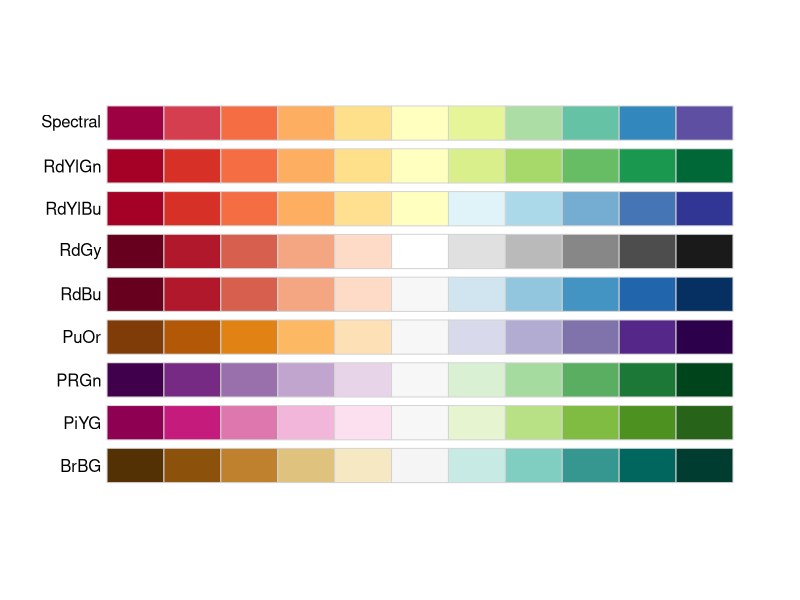
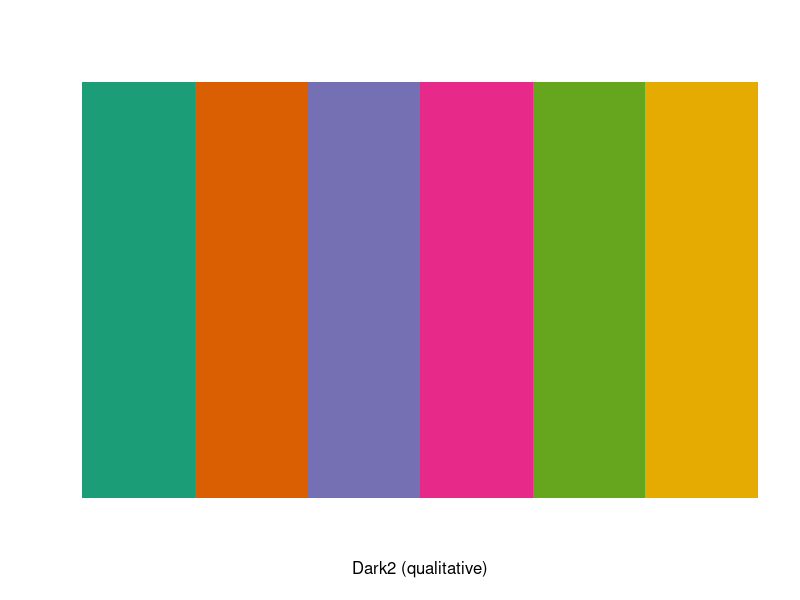
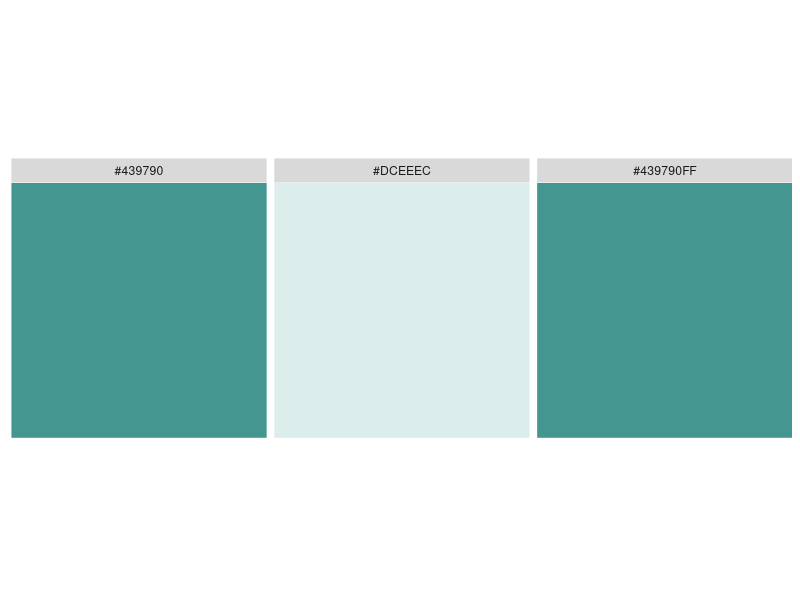
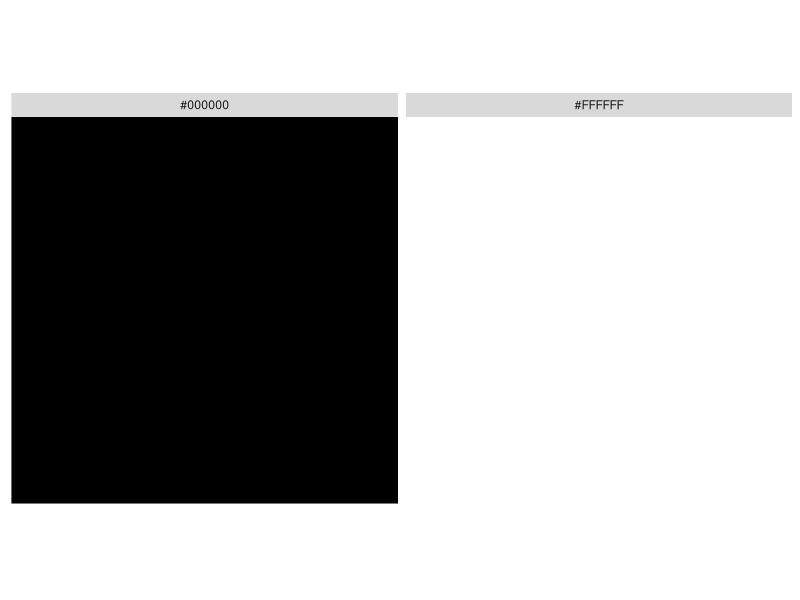
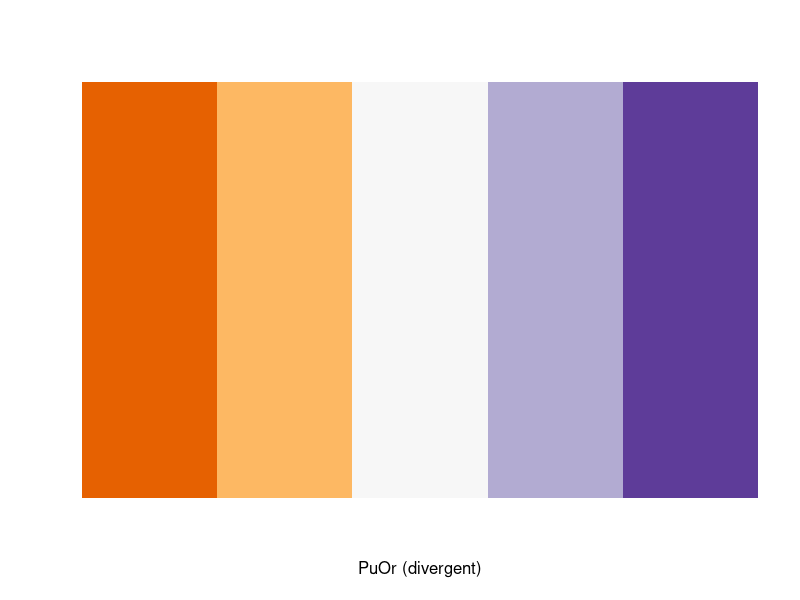
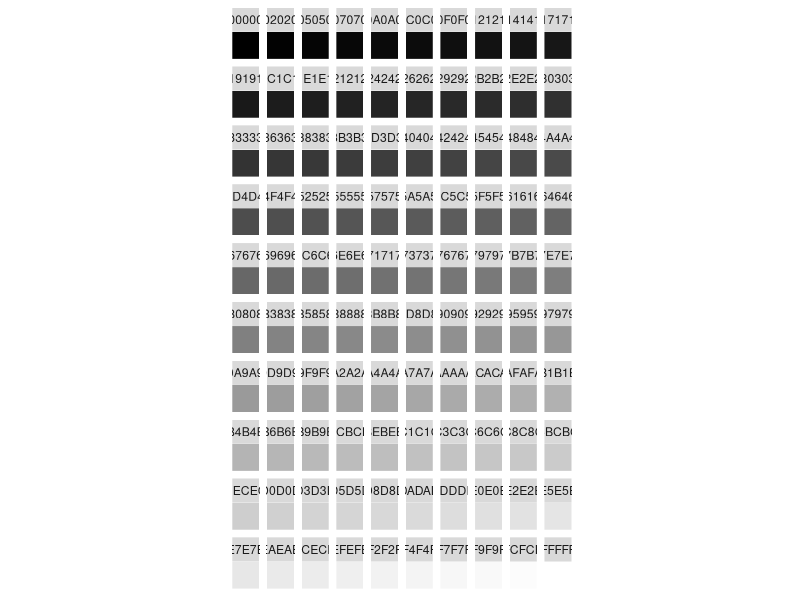
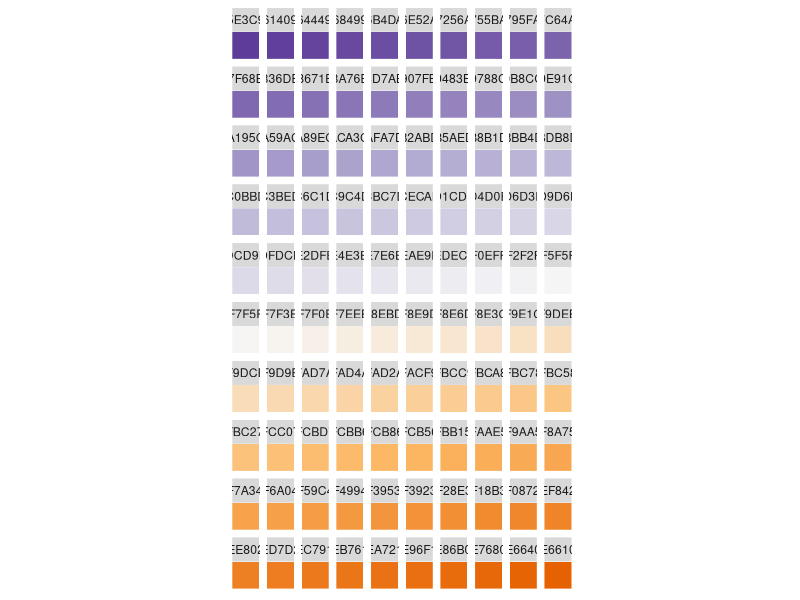
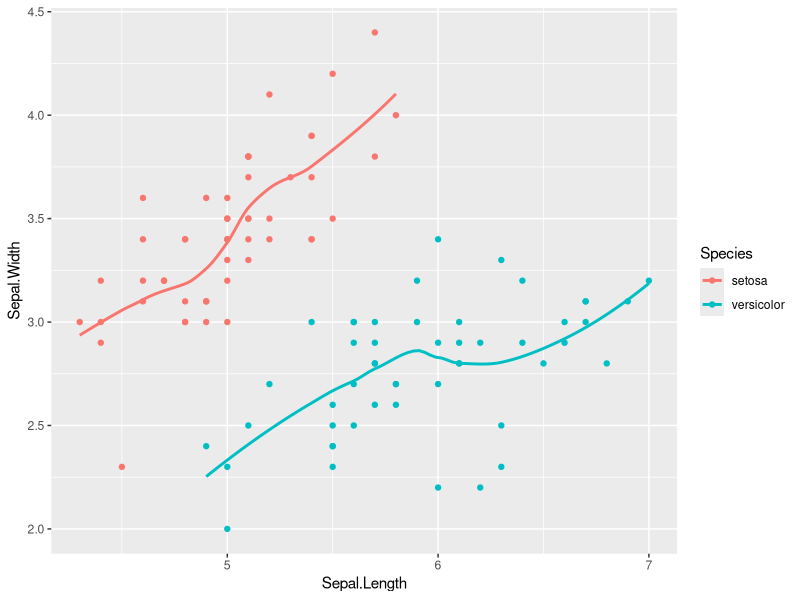

Recreate these plots in R, in order.
# Intro to ggplot2
# Rick Scavetta
# 24.06.2022
# DVwR-2206-IMPRS-LS-01

# packages
library(tidyverse)
library(RColorBrewer) # https://colorbrewer2.org/

# Looking at colours
display.brewer.all(type = "div")
display.brewer.pal(6, "Dark2")
brewer.pal(6, "Dark2")

# What is "#1B9E77"?
# This is a hexidecimal number (base-16)
# "#RRGGBB"
256 * 256 * 256 # ca 16.8 million colours

# base 10:
# 1-digit: 0-9 (10^1 = 10)
# 2-digits 00-99 (10^2 = 100)

# base 16:
# 1-digit: 0-9A-F (16^1 = 16)
# 2-digits 00-FF (16^2 = 256)

# "#RRGGBBAA" Alpha

myCol <- brewer.pal(6, "Dark2")
munsell::plot_hex(c("#439790", "#DCEEEC", 
                    "#439790FF")) # We can use the last two positions for transparency



munsell::plot_hex(c("#000000", "#FFFFFF"))

# Making colour gradients, e.g. in pheatmap::pheatmap():
rev(brewer.pal(5, "PuOr"))
display.brewer.pal(5, "PuOr")
class(mean)
myFun <- function(x) {
  x*2
}
myFun(2)

myPal <- colorRampPalette(c("#000000", "#FFFFFF"))
munsell::plot_hex(myPal(100))

myDiv <- colorRampPalette(rev(brewer.pal(5, "PuOr")))
myDiv(100)
munsell::plot_hex(myDiv(100))

# Plotting with ggplot2: Basic scatter plot
# Layer 1 - data
iris
# Layer 2 - Aesthetic mappings (x, y, color)
# Layer 3 - Geoms (?)

# What's the purpose of using a forward pipe operator (%>%)?
iris %>% 
  filter(Species != "virginica") %>% 
  ggplot(aes(Sepal.Length, Sepal.Width, color = Species)) +
  geom_point() +
  geom_smooth(se = FALSE)

# Without using the forward pipe operator?
ggplot(iris, aes(Sepal.Length, Sepal.Width, color = Species)) +
  geom_point()

# don't make an object unless you have a reason to do so
# e.g. if you want to resuse some layers over and over:
p <- ggplot(iris, aes(x = Sepal.Length, y = Sepal.Width)) 

p

p +
  geom_point(aes(color = Species))

p +
  geom_point(aes(shape = Species))

# If you specify aesthetics inside a geom function, 
# then they only apply to that layer
p +
  geom_point(aes(color = Species)) +
  geom_smooth(se = FALSE)


# Basic scatter plot w color
ggplot(iris, aes(Sepal.Length, Sepal.Width, color = Species)) +
  geom_point()

# Main problem with using points: OVER-PLOTTING!!
# Causes
## 1 - Low-precision data (here, measured to 1 decimal place)
## 2 - Integer data (x +/ y may be integers)
## 3 - High-density data (GOLD Graphics of Large Data)
## 4 - Categorical x (or y)

# Solutions
## 1 - alpha (e.g transparency: complete transparent = 0, opaque = 1)
## 2a - shape (e.g. hollow circles)
## 2b - size (e.g. smaller)
## 3 - position (e.g. jittering - random normal noise, dodging - systematic shift)
## 4 - Use a different geom or plot type
## 5 - Facets

# example solutions to over-plotting
# both of these are inadequate
ggplot(iris, aes(Sepal.Length, Sepal.Width, color = Species)) +
  geom_point(alpha = 0.5, shape = 16)

ggplot(iris, aes(Sepal.Length, Sepal.Width, color = Species)) +
  geom_point(shape = 1)

# Add jittering (be honest when reporting)
# super basic
p <- ggplot(iris, aes(Sepal.Length, Sepal.Width, color = Species)) +
  geom_point(alpha = 0.5, shape = 16, position = "jitter")
# The randomness is differnt everytime:
p

p +
  geom_smooth(se = FALSE)

# bit more flexible - use the geom_jittter
# specify width, height
ggplot(iris, aes(Sepal.Length, Sepal.Width, color = Species)) +
  geom_jitter(alpha = 0.5, shape = 16)

# Roll Royce - full options w a position_*() function
# seed = random seed generator
posn_j <- position_jitter(seed = 136)

p <- ggplot(iris, aes(Sepal.Length, Sepal.Width, color = Species)) +
  geom_point(alpha = 0.5, shape = 16, position = posn_j)

# The same randomness evertime
p

p +
  geom_smooth(se = FALSE)

# Over-plotting w High-density data: example
diamonds
# how does the price depend on changes in carat (hypo pos correlation)
# how about for each cut (i.e. colour points according to the cut variable):
ggplot(diamonds, aes(carat, price, color = cut)) +
  geom_point()

diamonds$cut

diamonds %>% 
  arrange(desc(cut)) %>% 
  ggplot(aes(log(carat), log(price), color = cut)) +
  # geom_point(alpha = 0.5, shape = ".") +
  geom_smooth(method = "lm") +
  # facet_grid(. ~ cut) +
  NULL



# faceting makes each group clearer, but makes it more difficult
# to do intergroup comparisons
ggplot(diamonds, aes(carat, price)) +
  geom_point() + 
  facet_grid(. ~ cut)




